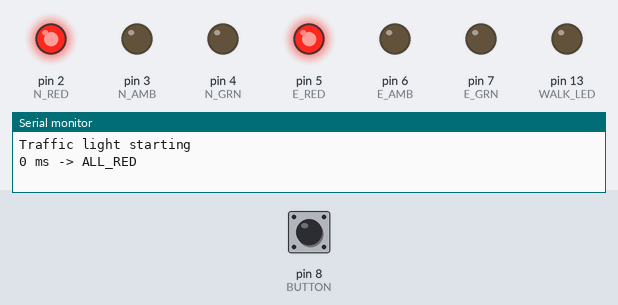
This sketch was run on a simulated Arduino Uno, built with avr-gcc and run on an emulated ATmega328P. Parts: output pins drawn as LEDs (lit = HIGH), the last lines printed to the serial monitor. The test bench sets the inputs (shaded band); at power-on: pin 8 (BUTTON) HIGH.

Above: at 1.2 s.
1.3 s: pin 8 (BUTTON) pulled LOW for 0.15 s
At 2.7 s:
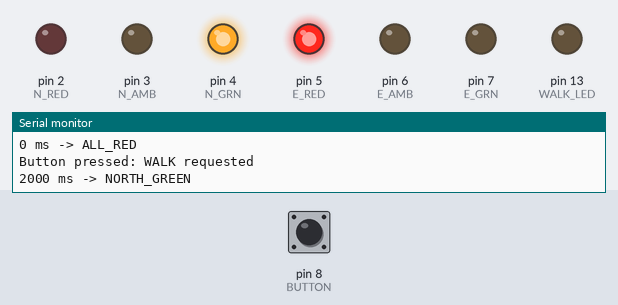
At 7.7 s:
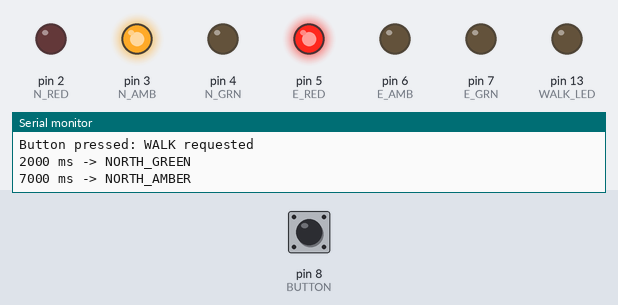
Timing chart, 0 to 19.4 s (numbered marks = the images above; inputs shaded):
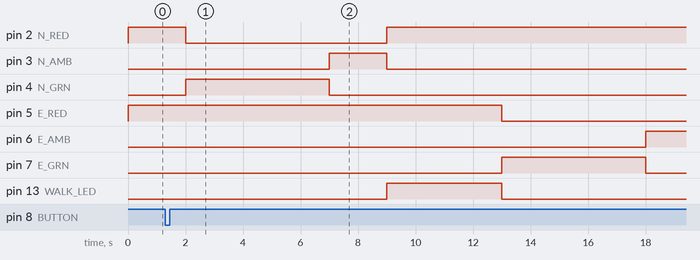

The sketch:

traffic_light.ino
```cpp
// traffic_light.ino
// The same traffic light as the Verilog version, written in C for an Arduino Uno.
// Same 6 states, same pedestrian button rules, same safety checks.
// Blue LEDs are used in place of amber.

// ---- Pins ----
const int N_RED = 2, N_AMB = 3, N_GRN = 4;
const int E_RED = 5, E_AMB = 6, E_GRN = 7;
const int BUTTON   = 8;
const int WALK_LED = 13;   // the Uno's built-in "L" LED

// ---- Times in milliseconds (like GREEN_TICKS etc. in the Verilog) ----
const unsigned long ALL_RED_TIME = 2000;
const unsigned long GREEN_TIME   = 5000;
const unsigned long AMBER_TIME   = 2000;
const unsigned long WALK_TIME    = 4000;

// ---- States (same order as the Verilog, so the numbers match) ----
enum State { ALL_RED, NORTH_GREEN, NORTH_AMBER, EAST_GREEN, EAST_AMBER, WALK };
const char* STATE_NAMES[] = {
  "ALL_RED", "NORTH_GREEN", "NORTH_AMBER", "EAST_GREEN", "EAST_AMBER", "WALK"
};

State state          = ALL_RED;
State afterWalk      = NORTH_GREEN;  // which green comes after WALK
bool  walkRequested  = false;        // remembers a button press
unsigned long stateStart = 0;        // when we entered the current state

// Move to a new state and remember when it started
void changeState(State next) {
  state = next;
  stateStart = millis();
  Serial.print(millis());
  Serial.print(" ms -> ");
  Serial.println(STATE_NAMES[state]);
}

// Set all the lights, with the same safety rules as the testbench
void setLights(bool nR, bool nA, bool nG, bool eR, bool eA, bool eG, bool walk) {
  // Rule 1: never both green.  Rule 3: WALK only when both roads are red.
  if ((nG && eG) || (walk && !(nR && eR))) {
    Serial.println("SAFETY ERROR! Forcing all red.");
    nR = 1; nA = 0; nG = 0;
    eR = 1; eA = 0; eG = 0;
    walk = 0;
  }
  digitalWrite(N_RED, nR); digitalWrite(N_AMB, nA); digitalWrite(N_GRN, nG);
  digitalWrite(E_RED, eR); digitalWrite(E_AMB, eA); digitalWrite(E_GRN, eG);
  digitalWrite(WALK_LED, walk);
}

void setup() {
  for (int pin = 2; pin <= 7; pin++) pinMode(pin, OUTPUT);
  pinMode(WALK_LED, OUTPUT);
  pinMode(BUTTON, INPUT_PULLUP);   // pressed = LOW, not pressed = HIGH
  Serial.begin(9600);
  Serial.println("Traffic light starting");
  changeState(ALL_RED);            // safe start, like the Verilog reset
}

void loop() {
  // 1. Remember a button press (ignored during WALK), same as the Verilog
  if (digitalRead(BUTTON) == LOW && state != WALK && !walkRequested) {
    walkRequested = true;
    Serial.println("Button pressed: WALK requested");
  }

  // 2. How long have we been in this state?
  unsigned long timeInState = millis() - stateStart;

  // 3. Set the lights for this state, and move on when the time is up
  switch (state) {
    case ALL_RED:
      setLights(1,0,0, 1,0,0, 0);
      if (timeInState >= ALL_RED_TIME) changeState(NORTH_GREEN);
      break;

    case NORTH_GREEN:
      setLights(0,0,1, 1,0,0, 0);
      if (timeInState >= GREEN_TIME) changeState(NORTH_AMBER);
      break;

    case NORTH_AMBER:
      setLights(0,1,0, 1,0,0, 0);
      if (timeInState >= AMBER_TIME) {
        if (walkRequested) { afterWalk = EAST_GREEN; changeState(WALK); }
        else changeState(EAST_GREEN);
      }
      break;

    case EAST_GREEN:
      setLights(1,0,0, 0,0,1, 0);
      if (timeInState >= GREEN_TIME) changeState(EAST_AMBER);
      break;

    case EAST_AMBER:
      setLights(1,0,0, 0,1,0, 0);
      if (timeInState >= AMBER_TIME) {
        if (walkRequested) { afterWalk = NORTH_GREEN; changeState(WALK); }
        else changeState(NORTH_GREEN);
      }
      break;

    case WALK:
      setLights(1,0,0, 1,0,0, 1);
      if (timeInState >= WALK_TIME) {
        walkRequested = false;           // request served
        changeState(afterWalk);
      }
      break;
  }
}
```

Measured:
- after the input at 1.3 s, pin 2 (N_RED): goes on until 9.0 s, then stays HIGH; pin 4 (N_GRN): goes on until 7.0 s, then stays LOW; pin 13 (WALK_LED): LOW → HIGH after 7.7 s, → LOW 4.0 s later
